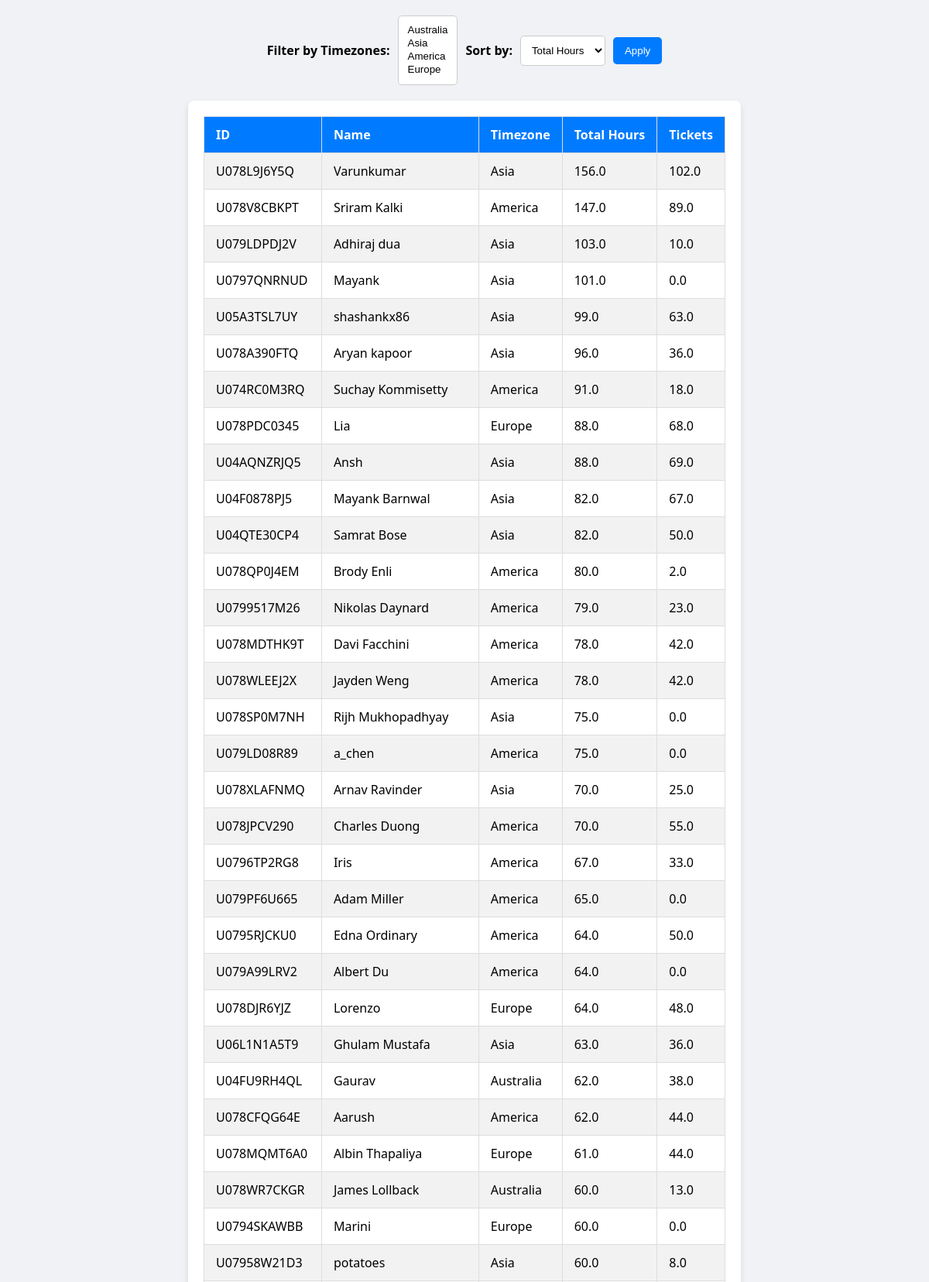
The page / (upper part) on the database its author committed.
### tables this page shows
CREATE TABLE users (
        id TEXT PRIMARY KEY,
        name TEXT,
        timezone TEXT,
        total_hours REAL,
        tickets REAL DEFAULT 0
        
    );

### app.py (the view)
@app.route('/', methods=['GET', 'POST'])
def leaderboard():
    selected_timezones = request.form.getlist('timezones')
    sort_by = request.form.get('sort_by', 'total_hours')
    data = get_leaderboard_data(selected_timezones, sort_by)
    timezones = get_timezones()
    return render_template('leaderboard.html', users=data, timezones=timezones, selected_timezones=selected_timezones, sort_by=sort_by)

### app.py (called while the page is built)
def get_leaderboard_data(timezones=None, sort_by="total_hours"):
    db = sqlite3.connect('slack_users.db')
    cursor = db.cursor()
    query = f'SELECT id, name, timezone, total_hours, tickets FROM users'
    params = []
    if timezones:
        placeholders = ','.join('?' for _ in timezones)
        query += f' WHERE timezone IN ({placeholders})'
        params.extend(timezones)
    if sort_by == "tickets":
        query += ' ORDER BY tickets DESC'
    else:
        query += ' ORDER BY total_hours DESC'
    cursor.execute(query, params)
    data = cursor.fetchall()
    db.close()
    return data

def get_timezones():
    db = sqlite3.connect('slack_users.db')
    cursor = db.cursor()
    cursor.execute('SELECT DISTINCT timezone FROM users')
    timezones = cursor.fetchall()
    db.close()
    return [tz[0] for tz in timezones]

### templates/leaderboard.html (shortened to what this page needs)
<!DOCTYPE html>
<html lang="en">
<head>
    <link rel="stylesheet" href="{{ url_for('static', filename='styles.css') }}">
</head>
<body>
    <div class="filter-container">
        <label for="timezones">Filter by Timezones:</label>
        <select name="timezones" id="timezones" multiple>
            {% for tz in timezones %}
                <option value="{{ tz }}" {% if tz in selected_timezones %}selected{% endif %}>{{ tz }}</option>
            {% endfor %}
        </select>
        <label for="sort_by">Sort by:</label>
        <select name="sort_by" id="sort_by">
            <option value="total_hours" {% if sort_by == 'total_hours' %}selected{% endif %}>Total Hours</option>
        </select>
        <button type="submit" form="filter-form">Apply</button>
    </div>
    <div class="table-container">
        <table>
            <tr>
                <th>ID</th>
                <th>Name</th>
                <th>Timezone</th>
                <th>Total Hours</th>
                <th>Tickets</th>
            </tr>
            {% for user in users %}
            <tr>
                <td>{{ user[0] }}</td>
                <td>{{ user[1] }}</td>
                <td>{{ user[2] }}</td>
                <td>{{ user[3] }}</td>
                <td>{{ user[4] }}</td>
            </tr>
            {% endfor %}
        </table>
    </div>
</body>
</html>

### static/styles.css (style rules this page uses)
body { font-family: 'Segoe UI', Tahoma, Geneva, Verdana, sans-serif; background-color: #f0f2f5; margin: 0; padding: 20px; display: flex; flex-direction: column; align-items: center; height: 100vh; }
.filter-container { margin-bottom: 20px; display: flex; align-items: center; gap: 10px; }
.filter-container label { font-weight: bold; }
.filter-container select { padding: 10px; border-radius: 5px; border: 1px solid #ccc; background-color: #fff; }
.filter-container button { background-color: #007bff; color: white; border: none; padding: 10px 15px; border-radius: 5px; cursor: pointer; }
.table-container { max-width: 100%; max-height: 100%; overflow: auto; box-shadow: 0 4px 8px rgba(0, 0, 0, 0.1); background-color: #ffffff; border-radius: 8px; padding: 20px; }
table { border-collapse: collapse; width: 100%; min-width: 600px; }
th, td { padding: 12px 15px; border: 1px solid #ddd; text-align: left; }
th { background-color: #007bff; color: white; }
tr:nth-child(even) { background-color: #f2f2f2; }

### rows shown on the page
users: id "U078L9J6Y5Q", name "Varunkumar", timezone "Asia", total_hours "156.0", tickets "102.0"
users: id "U078V8CBKPT", name "Sriram Kalki", timezone "America", total_hours "147.0", tickets "89.0"
users: id "U079LDPDJ2V", name "Adhiraj dua", timezone "Asia", total_hours "103.0", tickets "10.0"
users: id "U0797QNRNUD", name "Mayank", timezone "Asia", total_hours "101.0", tickets "0.0"
users: id "U05A3TSL7UY", name "shashankx86", timezone "Asia", total_hours "99.0", tickets "63.0"
users: id "U078A390FTQ", name "Aryan kapoor", timezone "Asia", total_hours "96.0", tickets "36.0"
users: id "U074RC0M3RQ", name "Suchay Kommisetty", timezone "America", total_hours "91.0", tickets "18.0"
users: id "U078PDC0345", name "Lia", timezone "Europe", total_hours "88.0", tickets "68.0"
users: id "U04AQNZRJQ5", name "Ansh", timezone "Asia", total_hours "88.0", tickets "69.0"
users: id "U04F0878PJ5", name "Mayank Barnwal", timezone "Asia", total_hours "82.0", tickets "67.0"
users: id "U04QTE30CP4", name "Samrat Bose", timezone "Asia", total_hours "82.0", tickets "50.0"
users: id "U078QP0J4EM", name "Brody Enli", timezone "America", total_hours "80.0", tickets "2.0"
users: id "U0799517M26", name "Nikolas Daynard", timezone "America", total_hours "79.0", tickets "23.0"
users: id "U078MDTHK9T", name "Davi Facchini", timezone "America", total_hours "78.0", tickets "42.0"
users: id "U078WLEEJ2X", name "Jayden Weng", timezone "America", total_hours "78.0", tickets "42.0"
users: id "U078SP0M7NH", name "Rijh Mukhopadhyay", timezone "Asia", total_hours "75.0", tickets "0.0"
users: id "U079LD08R89", name "a_chen", timezone "America", total_hours "75.0", tickets "0.0"
users: id "U078XLAFNMQ", name "Arnav Ravinder", timezone "Asia", total_hours "70.0", tickets "25.0"
users: id "U078JPCV290", name "Charles Duong", timezone "America", total_hours "70.0", tickets "55.0"
users: id "U0796TP2RG8", name "Iris", timezone "America", total_hours "67.0", tickets "33.0"
users: id "U079PF6U665", name "Adam Miller", timezone "America", total_hours "65.0", tickets "0.0"
users: id "U0795RJCKU0", name "Edna Ordinary", timezone "America", total_hours "64.0", tickets "50.0"
users: id "U079A99LRV2", name "Albert Du", timezone "America", total_hours "64.0", tickets "0.0"
users: id "U078DJR6YJZ", name "Lorenzo", timezone "Europe", total_hours "64.0", tickets "48.0"
users: id "U06L1N1A5T9", name "Ghulam Mustafa", timezone "Asia", total_hours "63.0", tickets "36.0"
users: id "U04FU9RH4QL", name "Gaurav", timezone "Australia", total_hours "62.0", tickets "38.0"
users: id "U078CFQG64E", name "Aarush", timezone "America", total_hours "62.0", tickets "44.0"
users: id "U078MQMT6A0", name "Albin Thapaliya", timezone "Europe", total_hours "61.0", tickets "44.0"
users: id "U078WR7CKGR", name "James Lollback", timezone "Australia", total_hours "60.0", tickets "13.0"
users: id "U0794SKAWBB", name "Marini", timezone "Europe", total_hours "60.0", tickets "0.0"
users: id "U07958W21D3", name "potatoes", timezone "Asia", total_hours "60.0", tickets "8.0"
